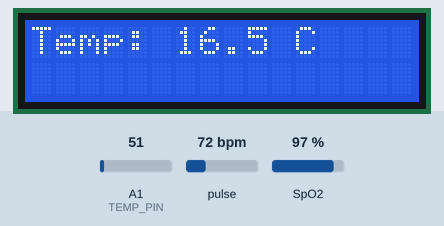
A sketch run on a simulated Arduino Uno, built with avr-gcc and run on an emulated ATmega328P. Parts: 16×2 character LCD. Inputs (shaded band) come from the test bench; at power-on: pulse 72 bpm, SpO2 97 %, A1 (TEMP_PIN) = 51. What the sketch prints to the serial monitor is not drawn.

Above: at 3.2 s.
3.3 s: pulse set to 42 bpm
At 6.1 s:
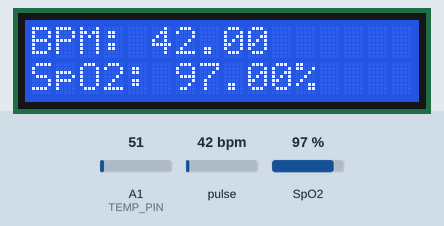
6.4 s: SpO2 set to 80 %
At 7.9 s:
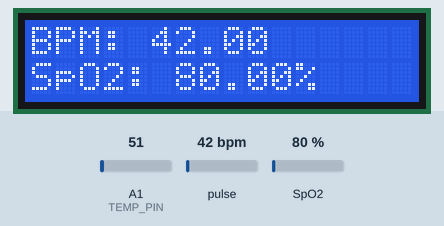
8.6 s: pulse set to 70 bpm
At 9.5 s:
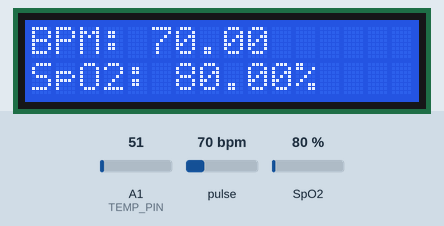
10.6 s: SpO2 set to 85 %
At 12.3 s:
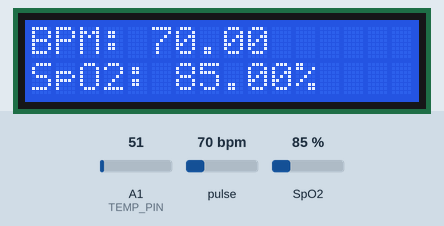
Timing chart, 0 to 13.6 s (numbered marks = the images above; inputs shaded):
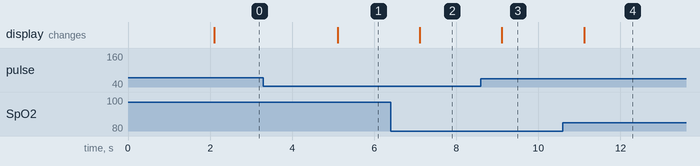

Measured:
- after the input at 3.3 s, the display: changes after 1.8 s (image 1)
- after the input at 6.4 s, the display: changes after 0.71 s (image 2)
- after the input at 8.6 s, the display: changes after 0.52 s (image 3)
- after the input at 10.6 s, the display: changes after 0.52 s (image 4)

The sketch:

pulse-oximeter-uno.ino
```cpp
#include <Wire.h>
#include <LiquidCrystal_I2C.h>
#include "MAX30100_PulseOximeter.h"

// Constants
#define TEMP_PIN A1
#define REPORTING_PERIOD_MS 1000

// LCD Setup
LiquidCrystal_I2C lcd(0x27, 16, 2);

// Pulse Oximeter Setup
PulseOximeter pox;
uint32_t tsLastReport = 0;

// Variables
bool sensorActive = false; // Track whether MAX30100 is providing data

// Callback for beat detection
void onBeatDetected() {
  Serial.println("Beat!!!");
}

void setup() {
  // Serial and LCD Initialization
  Serial.begin(115200);
  lcd.init();
  lcd.backlight();

  // Initial LCD Message
  lcd.setCursor(0, 0);
  lcd.print("Health Monitor");
  delay(2000);
  lcd.clear();

  // Initialize Pulse Oximeter
  if (!pox.begin()) {
    Serial.println("Pulse Oximeter Init FAILED");
    while (1);
  } else {
    Serial.println("Pulse Oximeter Init SUCCESS");
  }
  pox.setIRLedCurrent(MAX30100_LED_CURR_7_6MA);
  pox.setOnBeatDetectedCallback(onBeatDetected);
}

void loop() {
  // Update Pulse Oximeter Data
  pox.update();

  // Check if the MAX30100 is sending valid data
  float heartRate = pox.getHeartRate();
  float spO2 = pox.getSpO2();
  sensorActive = (heartRate > 0 && spO2 > 0); // Valid data check

  // Periodic Updates
  if (millis() - tsLastReport > REPORTING_PERIOD_MS) {
    tsLastReport = millis();

    lcd.clear();
    if (sensorActive) {
      // Display Heart Rate and SpO2
      lcd.setCursor(0, 0);
      lcd.print("BPM: ");
      lcd.print(heartRate);
      lcd.setCursor(0, 1);
      lcd.print("SpO2: ");
      lcd.print(spO2);
      lcd.print("%");

      // Serial Monitor Output
      Serial.print("Heart Rate: ");
      Serial.print(heartRate);
      Serial.println(" BPM");
      Serial.print("SpO2: ");
      Serial.print(spO2);
      Serial.println(" %");
    } else {
      // Display Temperature
      int tempValue = analogRead(TEMP_PIN);
      float temperature = (tempValue * (3.3 / 1023.0)) * 100; // Convert to Celsius
      lcd.setCursor(0, 0);
      lcd.print("Temp: ");
      lcd.print(temperature, 1);
      lcd.print(" C");

      // Serial Monitor Output
      Serial.print("Temperature: ");
      Serial.print(temperature);
      Serial.println(" C");
    }
  }
}
```
